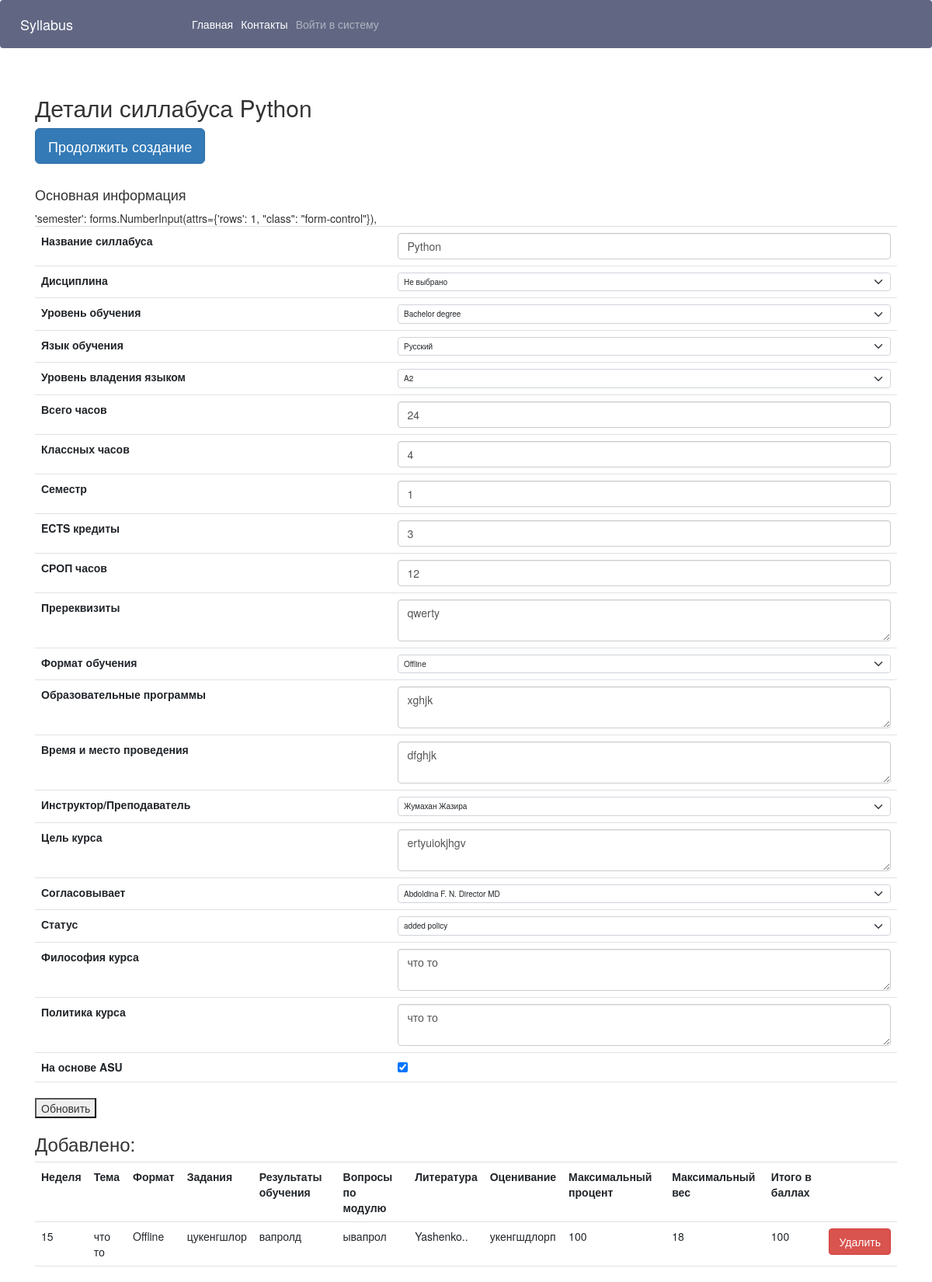
The app's page /syllabus_details/44/ with its own data.
### syllabuses/models.py (models this page shows, shortened)
class Syllabus(models.Model):
    syllabus_name = models.CharField('Название силлабуса', max_length=255)
    course = models.ForeignKey(Course, on_delete=models.CASCADE, null=True, verbose_name='Дисциплина')
    training_level = models.ForeignKey(EduLevel, on_delete=models.CASCADE, null=True, verbose_name='Уровень обучения')
    language_of_education = models.ForeignKey(Language, on_delete=models.CASCADE, null=True, verbose_name='Язык обучения')
    proficiency_level = models.ForeignKey(Proficiency, on_delete=models.CASCADE, null=True, verbose_name='Уровень владения языком')
    total_hours = models.IntegerField('Всего часов', null=True)
    classroom_hours = models.IntegerField('Классных часов', null=True)
    semester=models.IntegerField('Семестр', null=True)
    ects = models.IntegerField('ects кредиты', null=True)
    iw_hours = models.IntegerField('СРОП часов', null=True)
    prerequisites = models.TextField('Пререквизиты', blank=False)
    format_of_training = models.ForeignKey(Format,on_delete=models.CASCADE, null=True, verbose_name='Формат обучения')
    edu_programms = models.TextField('Образовательные программы', blank=False)
    time_place = models.TextField('Время и место проведения',blank=False)
    instructor = models.ForeignKey(CustomUser, on_delete=models.CASCADE, blank=True, verbose_name='Инструктор/Преподаватель')
    course_objective = models.TextField('Цель курса',blank=False)
    document = models.FileField('Файл', null=True, blank=True)
    agreed_with = models.ForeignKey(Director, on_delete=models.CASCADE, null=True, verbose_name='Согласовывает: ')
    status = models.ForeignKey(Status, on_delete=models.CASCADE, null=True)
    course_philosophy = models.TextField('Философия курса', blank=False)
    course_etics = models.TextField('Политика курса', blank=False)
    asu = models.BooleanField('На основе ASU', default=0)

class EduLevel(models.Model):
    type = models.CharField('Уровень обучения', max_length=255)

class Language(models.Model):
    title = models.CharField('Язык', max_length=255)

class Proficiency(models.Model):
    level = models.CharField('Знание языка', max_length=255)

class Format(models.Model):
    type = models.CharField('формат', max_length=255)
    def __str__(self):
        return f"{self.type}"

class CustomUser(AbstractUser):
    email = models.EmailField('Эл. Почта', max_length=255)
    prof = models.CharField('Должность', max_length=255)
    groups = models.ManyToManyField(
        'auth.Group',
        verbose_name=_('groups'),
        blank=True,
        related_name='customuser_set',
        related_query_name='user',
    )
    user_permissions = models.ManyToManyField(
        'auth.Permission',
        verbose_name=_('user permissions'),
        blank=True,
        related_name='customuser_set',
        related_query_name='user',
    )
    class Meta:
        verbose_name = 'Преподаватель'

class Director(models.Model):
    full_name = models.CharField('ФИ', max_length=255)
    prof = models.CharField('Должность', max_length=255)
    school = models.ForeignKey(School, on_delete=models.CASCADE, null=True)

class Status(models.Model):
    type = models.CharField('Статус', max_length=255)

class Module(models.Model):
    syllabus = models.ForeignKey(Syllabus, on_delete=models.CASCADE, null=True)
    week = models.IntegerField('Неделя', null=True)
    theme = models.TextField('Тема', blank=False)
    format = models.ForeignKey(Format, on_delete=models.CASCADE, null=True)
    tasks = models.TextField('Задания', blank=False)
    course_lo = models.TextField('Результаты обучения', blank=False)
    questions = models.TextField('Вопросы по модулю', blank=False)
    literature = models.ForeignKey(LiteratureInSyllabus, on_delete=models.CASCADE, null=True)
    grading = models.TextField('Оценивание', blank=False)
    max_percent = models.IntegerField('Максимальный процент', null=True)
    max_weight = models.IntegerField('Максимальный вес', null=True)
    total_in_points = models.IntegerField('В баллах', null=True)

class LiteratureInSyllabus(models.Model):
    syllabus = models.ForeignKey(Syllabus, on_delete=models.CASCADE, null=True, verbose_name='Силлабус')
    literature = models.ForeignKey(Literature, on_delete=models.CASCADE, null=True, verbose_name='Литература')
    mandatory = models.BooleanField('Обязательная', default=0)
    def __str__(self):
        return f"{self.literature}."

class Literature(models.Model):
    course = models.ForeignKey(Course, on_delete=models.CASCADE, null=True, verbose_name='Дисциплина', related_name='literature_set')
    title = models.TextField('Название', blank=False)
    syllabus = models.ForeignKey(Syllabus, on_delete=models.CASCADE, null=True, verbose_name='Силлабус', related_name='literature_set')
    def __str__(self):
        return f"{self.title}."

### syllabuses/views.py (the view, shortened to what this page needs)
# urls.py: path('syllabus_details/<int:syllabus_id>/', syllabus_details, name='syllabus_details'),
def syllabus_details(request, syllabus_id: int):
    syllabus = get_object_or_404(Syllabus, pk=syllabus_id)
    lo11 = CourseLO.objects.filter(syllabus=syllabus).filter(type=True)
    lo22 = CourseLO.objects.filter(syllabus=syllabus).filter(type=False)
    modules = Module.objects.filter(syllabus=syllabus).order_by('week')
    return render(request, 'syllabuses/syllabus_details.html', {
        'syllabus': syllabus,
        'literatures': LiteratureInSyllabus.objects.filter(syllabus=syllabus),
        'lo11': lo11,
        'lo22': lo22,
        'modules': modules,
        'courses': Course.objects.all(),
        'edu_levels': EduLevel.objects.all(),
        'languages': Language.objects.all(),
        'proficiencies': Proficiency.objects.all(),
        'formats': Format.objects.all(),
        'instructors': CustomUser.objects.all(),
        'directors': Director.objects.all(),
        'statuses': Status.objects.all(),
    })

### syllabuses/templates/syllabuses/syllabus_details.html (shortened to what this page needs)
{% extends 'syllabuses/base.html' %}
{% block content %}
<div class="container">
  <br/>
  <h2>Детали силлабуса {{ syllabus.syllabus_name }}</h2>
  <a href="{% url 'continue_edit' syllabus_id=syllabus.id %}" class="btn btn-primary btn-lg"> Продолжить создание</a>
  <br/>
  <br/>
<h4>Основная информация</h4>
<form method="post" id="syllabus-form">
            'semester': forms.NumberInput(attrs={'rows': 1, "class": "form-control"}),
    <table class="table">
      <tr>
        <th class="form-label">Название силлабуса</th>
        <td>
          <input class="form-control" type="text" name="syllabus_name" value="{{ syllabus.syllabus_name }}">
        </td>
      </tr>
      <tr>
        <th class="mb-3">Дисциплина</th>
        <td>
          <select class="form-select" aria-label="Не выбрано" name="course">
            <option selected>Не выбрано</option>
          </select>
        </td>
      </tr>
      <tr>
        <th>Уровень обучения</th>
        <td>
          <select class="form-select" name="training_level">
            {% for level in edu_levels %}
            <option value="{{ level.pk }}" {% if level.pk == syllabus.training_level.id %}selected{% endif %}>{{ level.type }}</option>
            {% endfor %}
          </select>
        </td>
      </tr>
      <tr>
        <th>Язык обучения</th>
        <td>
          <select class="form-select" name="language_of_education">
            {% for language in languages %}
            <option value="{{ language.pk }}" {% if language.pk == syllabus.language_of_education_id %}selected{% endif %}>{{ language.title }}</option>
            {% endfor %}
          </select>
        </td>
      </tr>
      <tr>
        <th>Уровень владения языком</th>
        <td>
          <select class="form-select" name="proficiency_level">
            {% for proficiency in proficiencies %}
            <option value="{{ proficiency.pk }}" {% if proficiency.pk == syllabus.proficiency_level_id %}selected{% endif %}>{{ proficiency.level }}</option>
            {% endfor %}
          </select>
        </td>
      </tr>
      <tr>
        <th>Всего часов</th>
        <td>
          <input class="form-control" type="number" name="total_hours" value="{{ syllabus.total_hours }}">
        </td>
      </tr>
      <tr>
        <th>Классных часов</th>
        <td>
          <input class="form-control" type="number" name="classroom_hours" value="{{ syllabus.classroom_hours }}">
        </td>
      </tr>
      <tr>
        <th>Семестр</th>
        <td>
          <input class="form-control" type="number" name="semester" value="{{ syllabus.semester }}">
        </td>
      </tr>
      <tr>
        <th class="mb-3">ECTS кредиты</th>
        <td>
          <input class="form-control" type="number" name="ects" value="{{ syllabus.ects }}">
        </td>
      </tr>
      <tr>
        <th>СРОП часов</th>
        <td>
          <input class="form-control" type="number" name="iw_hours" value="{{ syllabus.iw_hours }}">
        </td>
      </tr>
      <tr>
        <th>Пререквизиты</th>
        <td>
          <textarea class="form-control" name="prerequisites">{{ syllabus.prerequisites }}</textarea>
        </td>
      </tr>
      <tr>
        <th class="mb-3">Формат обучения</th>
        <td>
          <select class="form-select" name="format_of_training">
            {% for format in formats %}
            <option value="{{ format.pk }}" {% if format.pk == syllabus.format_of_training_id %}selected{% endif %}>{{ format.type }}</option>
            {% endfor %}
          </select>
        </td>
      </tr>
      <tr>
        <th>Образовательные программы</th>
        <td>
          <textarea class="form-control" name="edu_programms">{{ syllabus.edu_programms }}</textarea>
        </td>
      </tr>
      <tr>
        <th>Время и место проведения</th>
        <td>
          <textarea class="form-control" name="time_place">{{ syllabus.time_place }}</textarea>
        </td>
      </tr>
      <tr>
        <th>Инструктор/Преподаватель</th>
        <td>
          <select class="form-select" name="instructor">
            {% for instructor in instructors %}
            <option value="{{ instructor.pk }}" {% if instructor.pk == syllabus.instructor_id %}selected{% endif %}>{{ instructor.last_name }} {{ instructor.first_name }}</option>
            {% endfor %}
          </select>
        </td>
      </tr>
      <tr>
        <th>Цель курса</th>
        <td>
          <textarea class="form-control" name="course_objective">{{ syllabus.course_objective }}</textarea>
        </td>
        </tr>
        <tr>
        <th>Согласовывает</th>
        <td>
          <select class="form-select" name="agreed_with">
            {% for director in directors %}
            <option value="{{ director.pk }}" {% if director.pk == syllabus.agreed_with_id %}selected{% endif %}>{{ director.full_name }} {{ director.prof }}</option>
            {% endfor %}
          </select>
        </td>
      </tr>
      <tr>
        <th>Статус</th>
        <td>
          <select class="form-select" name="status">
            {% for status in statuses %}
            <option value="{{ status.pk }}" {% if status.pk == syllabus.status_id %}selected{% endif %}>{{ status.type }}</option>
            {% endfor %}
          </select>
        </td>
      </tr>
      <tr>
        <th>Философия курса</th>
        <td>
          <textarea class="form-control" name="course_philosophy">{{ syllabus.course_philosophy }}</textarea>
        </td>
      </tr>
      <tr>
        <th>Политика курса</th>
        <td>
          <textarea class="form-control" name="course_etics">{{ syllabus.course_etics }}</textarea>
        </td>
      </tr>
      <tr>
        <th>На основе ASU</th>
        <td>
          <input type="checkbox" name="asu" {% if syllabus.asu %}checked{% endif %}>
        </td>
      </tr>
    </table>
    <button type="submit">Обновить</button>
  </form>
{% if syllabus.status.type == "added modules" or syllabus.status.type == "added policy" or syllabus.status.type == "added policy" or syllabus.status.type == "Ready" %}
<h3>Добавлено:</h3>
<table class="table">
  <tr>
    <th>Неделя</th>
    <th>Тема</th>
    <th>Формат</th>
    <th>Задания</th>
    <th>Результаты обучения</th>
    <th>Вопросы по модулю</th>
    <th>Литература</th>
    <th>Оценивание</th>
    <th>Максимальный процент</th>
    <th>Максимальный вес</th>
    <th>Итого в баллах</th>
    <th></th>
  </tr>
  {% for module in modules %}
    <tr>
      <td>{{ module.week }}</td>
      <td>{{ module.theme }}</td>
      <td>{{ module.format }}</td>
      <td>{{ module.tasks }}</td>
      <td>{{ module.course_lo }}</td>
      <td>{{ module.questions }}</td>
      <td>{{ module.literature }}</td>
      <td>{{ module.grading }}</td>
      <td>{{ module.max_percent }}</td>
      <td>{{ module.max_weight }}</td>
      <td>{{ module.total_in_points }}</td>
      <td>
        <form method="POST" action="{% url 'delete_module' pk=module.id syllabus_id=syllabus.id %}">
          <button type="submit" class="btn btn-danger">Удалить</button>
        </form>
      </td>
    </tr>
  {% endfor %}
</table>
{% endif %}
</div>
{% endblock %}

### records on screen
Syllabus: syllabus_name "Python", training_level "Bachelor degree", language_of_education "Русский", proficiency_level "A2", total_hours "24", classroom_hours "4", semester "1", ects "3", iw_hours "12", prerequisites "qwerty", format_of_training "Offline", edu_programms "xghjk", time_place "dfghjk", instructor "Жумахан Жазира", course_objective "ertyuiokjhgv", agreed_with "Abdoldina F. N. Director MD", status "added policy", course_philosophy "что то", course_etics "что то", asu "☑"
Module: week "15", theme "что то", format "Offline", tasks "цукенгшлор", course_lo "вапролд", questions "ывапрол", literature "Yashenko..", grading "укенгшдлорп", max_percent "100", max_weight "18", total_in_points "100"
